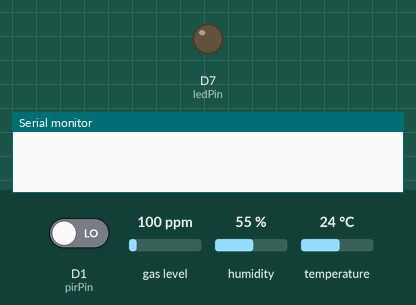
A sketch run on a simulated ESP8266 (NodeMCU). Parts: output pins drawn as LEDs (lit = HIGH), the last lines printed to the serial monitor. The test bench sets the inputs (shaded band); at power-on: D1 (pirPin) LOW, gas level 100 ppm, humidity 55 %, temperature 24 °C. WiFi joins after 1.5 s; servers stay silent unless stated.

Above: at 3.5 s.
3.6 s: D1 (pirPin) driven HIGH
At 4.7 s:
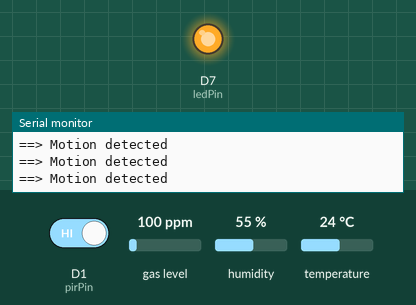
5.1 s: D1 (pirPin) driven LOW
At 6.1 s:
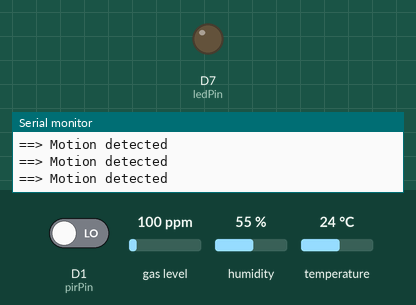
Timing chart, 0 to 8.1 s (numbered marks = the images above; inputs shaded):
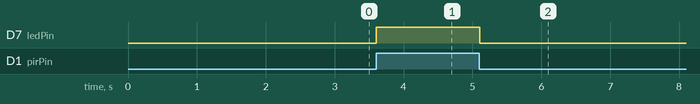

Measured:
- after the input at 3.6 s, D7 (ledPin): LOW → HIGH at once
- after the input at 5.1 s, D7 (ledPin): HIGH → LOW at once

The sketch:

SMIS.ino
```cpp
#include <ESP8266WiFi.h>
#include <BlynkSimpleEsp8266.h>
#include <DHT.h>
#include <MQ2.h>
#include <Wire.h>


// You should get Auth Token in the Blynk App.
// Go to the Project Settings (nut icon).
char auth[] = "TH0herQH8VrsQmkL8uVsocmb_xWNPdzQ";

// Your WiFi credentials.
// Set password to "" for open networks.
char ssid[] = "6";
char pass[] = "passwordlega";

#define DHTPIN 2          // What digital pin we're connected to

// Uncomment whatever type you're using!
#define DHTTYPE DHT11     // DHT 11
//#define DHTTYPE DHT22   // DHT 22, AM2302, AM2321
//#define DHTTYPE DHT21   // DHT 21, AM2301

DHT dht(DHTPIN, DHTTYPE);
BlynkTimer timer;

//change this with the pin that you use
int pin = A0;
int lpg, co, smoke;

MQ2 mq2(pin);

//PIR pin
#define ledPin D7
#define pirPin D1
int pirValue;

// This function sends Arduino's up time every second to Virtual Pin (5).
// In the app, Widget's reading frequency should be set to PUSH. This means
// that you define how often to send data to Blynk App.
void sendSensor()
{
  float h = dht.readHumidity();
  float t = dht.readTemperature(); // or dht.readTemperature(true) for Fahrenheit

  if (isnan(h) || isnan(t)) {
    Serial.println("Failed to read from DHT sensor!");
    return;
  }
  // You can send any value at any time.
  // Please don't send more that 10 values per second.
  Blynk.virtualWrite(V5, h);
  Blynk.virtualWrite(V6, t);
}

void setup()
{
  // Debug console
  Serial.begin(9600);

  Blynk.begin(auth, ssid, pass);
  // You can also specify server:
  //Blynk.begin(auth, ssid, pass, "blynk-cloud.com", 80);
  //Blynk.begin(auth, ssid, pass, IPAddress(192,168,1,100), 8080);

  dht.begin();

  // Setup a function to be called every second
  timer.setInterval(1000L, sendSensor);

  mq2.begin();
  timer.setInterval(2000L, gas);

  pinMode(ledPin, OUTPUT);
  pinMode(pirPin, INPUT);
  digitalWrite(ledPin, LOW);
}

//for MQ2 sensor---------------------------------------------------------------------------------------------

void gas() {

  /*read the values from the sensor, it returns
    an array which contains 3 values.
    1 = LPG in ppm
    2 = CO in ppm
    3 = SMOKE in ppm
  */
  float* values = mq2.read(true); //set it false if you don't want to print the values in the Serial

  //lpg = values[0];
  lpg = (mq2.readLPG()-2147483648.00)/1000000;
  Blynk.virtualWrite(1, lpg);
  //co = values[1];
  co = (mq2.readCO()-2147483648.00)/1000000;
  Blynk.virtualWrite(2, co);
  //smoke = values[2];
  smoke = (mq2.readSmoke()-2147483648.00)/1000000;
  Blynk.virtualWrite(3, smoke);
}

//for PIR sensor-----------------------------------------------------------------------------------------------

void getPirValue(void)
{
  pirValue = digitalRead(pirPin);
  if (pirValue)
  {
    Serial.println("==> Motion detected");
    Blynk.notify("T==> Motion detected");
  }
  digitalWrite(ledPin, pirValue);
}

void loop()
{
  getPirValue();
  Blynk.run();
  timer.run();
}
```
